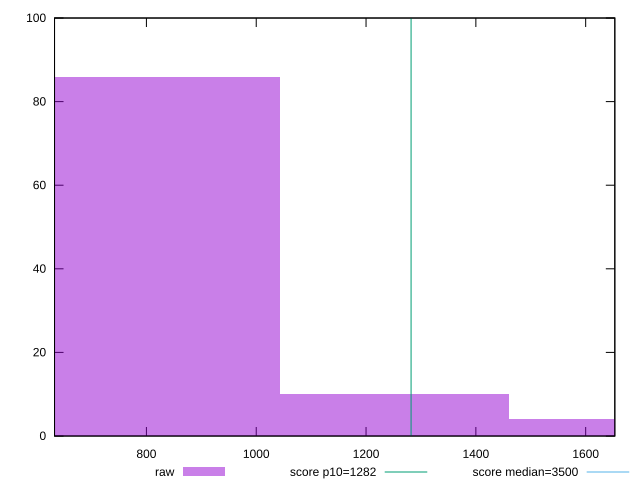

Write gnuplot code to recreate this figure.
reset

$raw <<EOF
1668.669584630607 4
1251.5021884729554 10
834.3347923153035 86
EOF

set key outside below
set boxwidth 417.16739615765175
set xrange [632.6600000000003:1653.0879999999997]
set yrange [0:100]
set trange [0:100]
set style fill transparent solid 0.5 noborder

set parametric
set terminal svg size 640, 490 enhanced background rgb 'white'
set output "report_00019_2021-02-10T18-14-37.922Z//bootup-time/samples/pages+cached/raw/histogram.svg"

plot $raw title "raw" with boxes, \
     1282,t title "score p10=1282", \
     3500,t title "score median=3500"

reset
